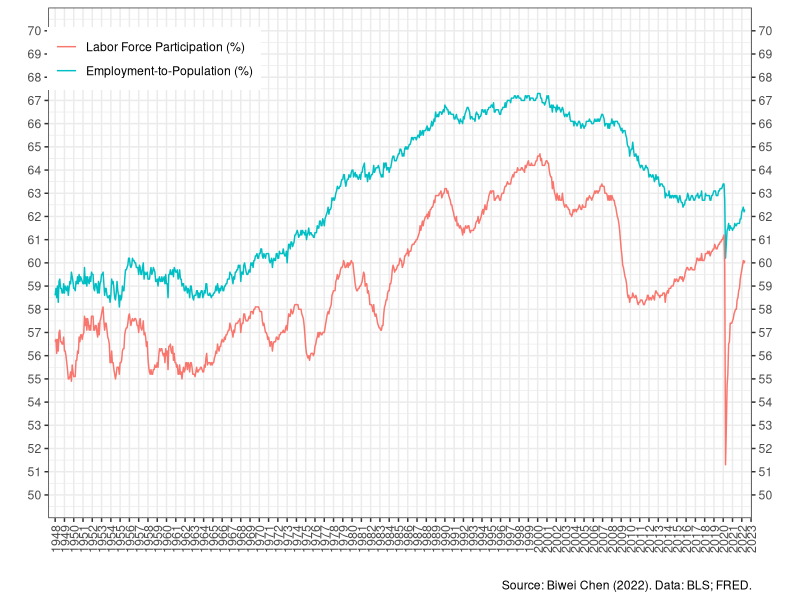
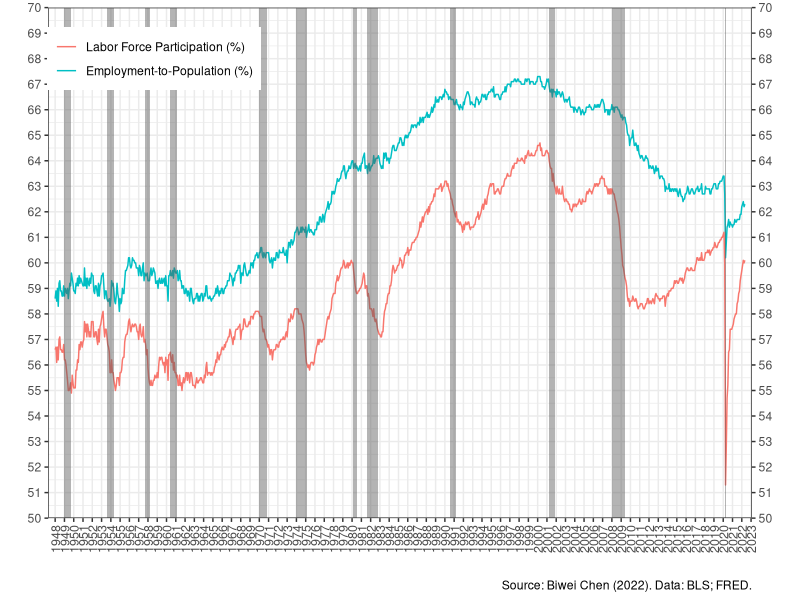

Source code (R) for these figures, in order:

#library("readxl");mir=read_excel("1954.xlsx")
library(tidyverse); d1=read.csv("All.csv")

# graph the rolling unconditional recession probability time series
date=seq(as.Date('1948-01-01'), to=as.Date('2022-05-01'), format="%Y%m" , by="month")
ur=d1$UR; lr=d1$LRP; er=d1$EPR
d2=data.frame(date, ur, lr, er)

library(ggplot2)

# Year on X-axis
ggplot(d2, aes(x=date)) + geom_line(aes(y=lr, col="lr")) + geom_line(aes(y=er, col="er")) + theme_bw() +
  theme(legend.title = element_blank(), legend.position = "none", axis.title.y.right = element_text()) +
  labs(x="", y="", caption="Source: Biwei Chen (2022). Data: BLS; FRED.") + 
  scale_y_continuous(limits = c(50, 70), breaks=seq(50,70, 1), sec.axis=dup_axis(name="")) +
  scale_x_date(date_labels="%Y",date_breaks = "1 years", date_minor_breaks="1 years", expand=c(0.01,0.01)) + 
  theme(axis.text.x=element_text(angle=90, vjust=0.5, size = 9))  +
  theme(legend.title = element_blank(), legend.position = c(0.15,0.9)) +
  scale_color_discrete(labels=c("Labor Force Participation (%)", "Employment-to-Population (%)")) 

xl=as.Date(c( "1949-01-01", "1953-08-01", "1957-09-01", "1960-05-01", "1970-01-01", 
              "1973-12-01", "1980-02-01", "1981-08-01", "1990-08-01", "2001-04-01", "2008-01-01", "2020-03-01"))
xr=as.Date(c( "1949-10-01", "1954-05-01", "1958-04-01", "1961-02-01", "1970-11-01", 
              "1975-03-01", "1980-07-01", "1982-11-01", "1991-03-01", "2001-11-01", "2009-06-01", "2020-04-01"))

g=ggplot(d2, aes(x=date)) + geom_line(aes(y=lr, col="lr")) + geom_line(aes(y=er, col="er")) + theme_bw() +
  theme(legend.title = element_blank(), legend.position = "none", axis.title.y.right = element_text()) +
  labs(x="", y="", caption="Source: Biwei Chen (2022). Data: BLS; FRED.") + 
  scale_y_continuous(limits = c(50, 70), breaks=seq(50,70, 1), sec.axis=dup_axis(name=""), expand=c(0,0)) +
  scale_x_date(date_labels="%Y",date_breaks = "1 years", date_minor_breaks="1 years", expand=c(0.01,0.01)) + 
  theme(axis.text.x=element_text(angle=90, vjust=0.5, size = 9))  +
  theme(legend.title = element_blank(), legend.position = c(0.15,0.9)) +
  scale_color_discrete(labels=c("Labor Force Participation (%)", "Employment-to-Population (%)")) 

  g + annotate("rect", xmin=xl, xmax=xr, ymin =rep(50,12), ymax =rep(70,12), alpha = .45) 


# Percent scale

